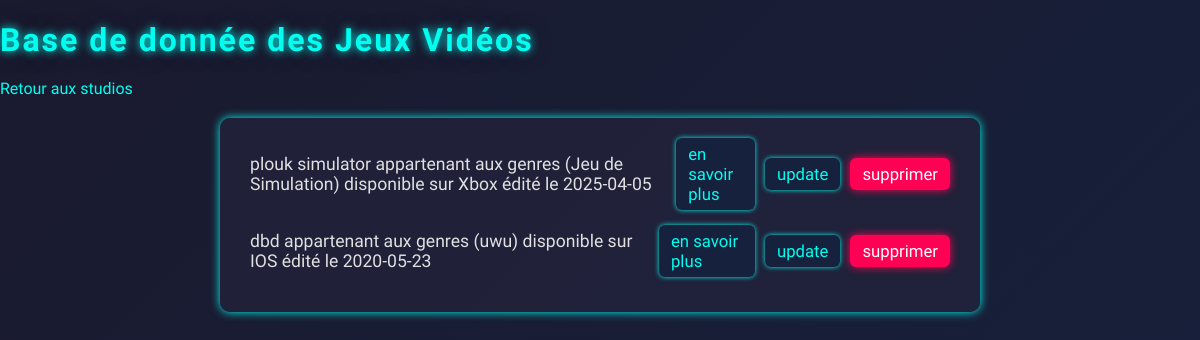
The page /App_Django/index on the database as committed earlier.
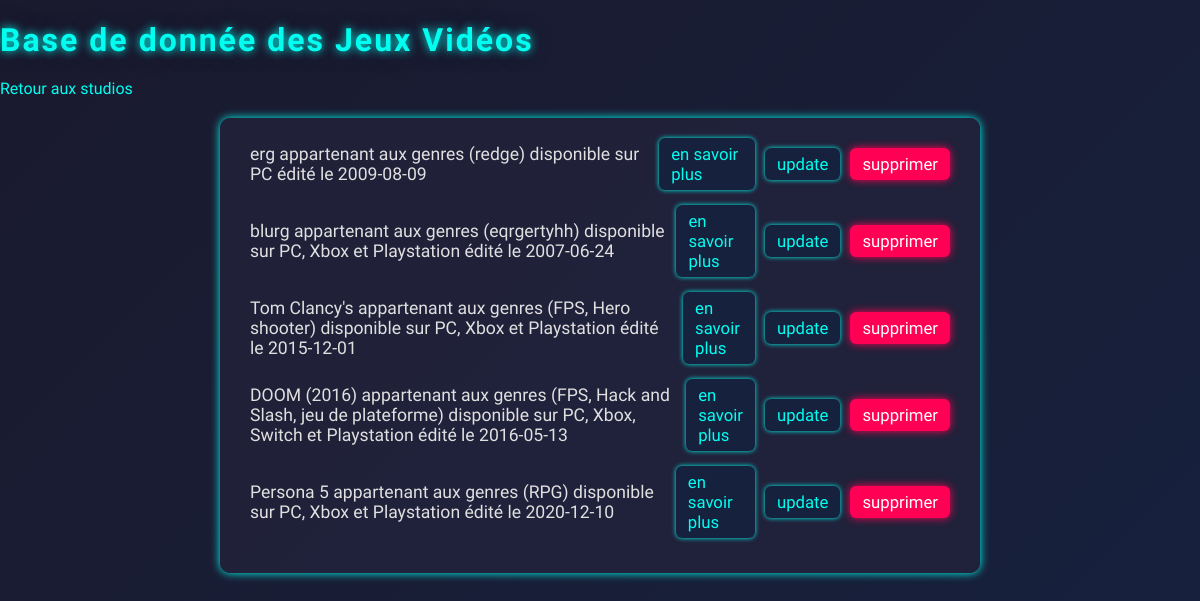
The same page on the database as committed later.
### App_Django/models.py (models this page shows, shortened)
class Jeux(models.Model):
        nom = models.CharField(max_length=100)
        plateforme = models.CharField(max_length = 100)
        date_parution = models.DateField(blank=True, null = True)
        prix = models.IntegerField(blank=False)
        genre = models.TextField(null = True, blank = True)
        resume = models.TextField(null= True, blank = True)
        studiodev = models.ForeignKey("studiodev", on_delete=models.CASCADE, default=None)
        def __str__(self):
                chaine = f"{self.nom} appartenant aux genres ({self.genre}) disponible sur {self.plateforme} édité le {self.date_parution}"
                return chaine

### App_Django/views.py (the view)
# urls.py: path('index', views.index),
def index(request):
    liste = list(models.Jeux.objects.all())
    return render(request,"App_Django/index.html",{"liste" : liste})

### App_Django/templates/App_Django/index.html (shortened to what this page needs)
<!DOCTYPE html>
<html lang="en">
<head>
        {% load static %}
<link rel="stylesheet" href="{% static 'App_Django/style.css' %}">
</head>
<body>
<h1> Base de donnée des Jeux Vidéos </h1>
<a href="/App_Django/"> Retour aux studios </a>
<ol>
    {% for l in liste %}
        <li> {{l}} <a href="/App_Django/affiche/{{l.id}}/"> en savoir plus </a>      <a href="/App_Django/update/{{l.id}}/"> update </a>     <a href="/App_Django/delete/{{l.id}}/"> supprimer </a> </li>
    {% endfor %}
</ol>
</body>
</html>

### App_Django/static/App_Django/style.css (style rules this page uses)
body { background: linear-gradient(135deg, #1a1a2e 0%, #16213e 100%); color: #e0e0e0; font-family: 'Orbitron', Arial, sans-serif; margin: 0; padding: 0; min-height: 100vh; }
h1, h2, h3 { color: #00fff1; letter-spacing: 2px; text-shadow: 0 0 10px #00fff1, 0 0 20px #1a1a2e; margin-bottom: 20px; }
a { color: #00fff1; text-decoration: none; transition: color 0.2s; }
ol, ul { background: rgba(34, 34, 59, 0.8); border-radius: 10px; padding: 20px 30px; margin: 20px auto; max-width: 700px; box-shadow: 0 0 10px #00fff1; }
li { margin-bottom: 15px; font-size: 1.1em; display: flex; align-items: center; justify-content: space-between; }
li a { margin-left: 10px; padding: 6px 12px; border-radius: 6px; font-size: 0.95em; background: #16213e; color: #00fff1; transition: background 0.2s, color 0.2s, box-shadow 0.2s; box-shadow: 0 0 5px #00fff1; }
li a:last-child { background: #ff0055; color: #fff; box-shadow: 0 0 8px #ff0055; }

Rows that differ between the two databases and show on the page:
removed Jeux: nom+genre+plateforme "plouk simulator appartenant aux genres (Jeu de Simulation) disponible sur Xbox édité le 2025-04-05"
removed Jeux: nom+genre+plateforme "dbd appartenant aux genres (uwu) disponible sur IOS édité le 2020-05-23"
added Jeux: nom+genre+plateforme "erg appartenant aux genres (redge) disponible sur PC édité le 2009-08-09"
added Jeux: nom+genre+plateforme "blurg appartenant aux genres (eqrgertyhh) disponible sur PC, Xbox et Playstation édité le 2007-06-24"
added Jeux: nom+genre+plateforme "Tom Clancy's appartenant aux genres (FPS, Hero shooter) disponible sur PC, Xbox et Playstation édité le 2015-12-01"
added Jeux: nom+genre+plateforme "DOOM (2016) appartenant aux genres (FPS, Hack and Slash, jeu de plateforme) disponible sur PC, Xbox, Switch et Playstation édité le 2016-05-13"
added Jeux: nom+genre+plateforme "Persona 5 appartenant aux genres (RPG) disponible sur PC, Xbox et Playstation édité le 2020-12-10"
